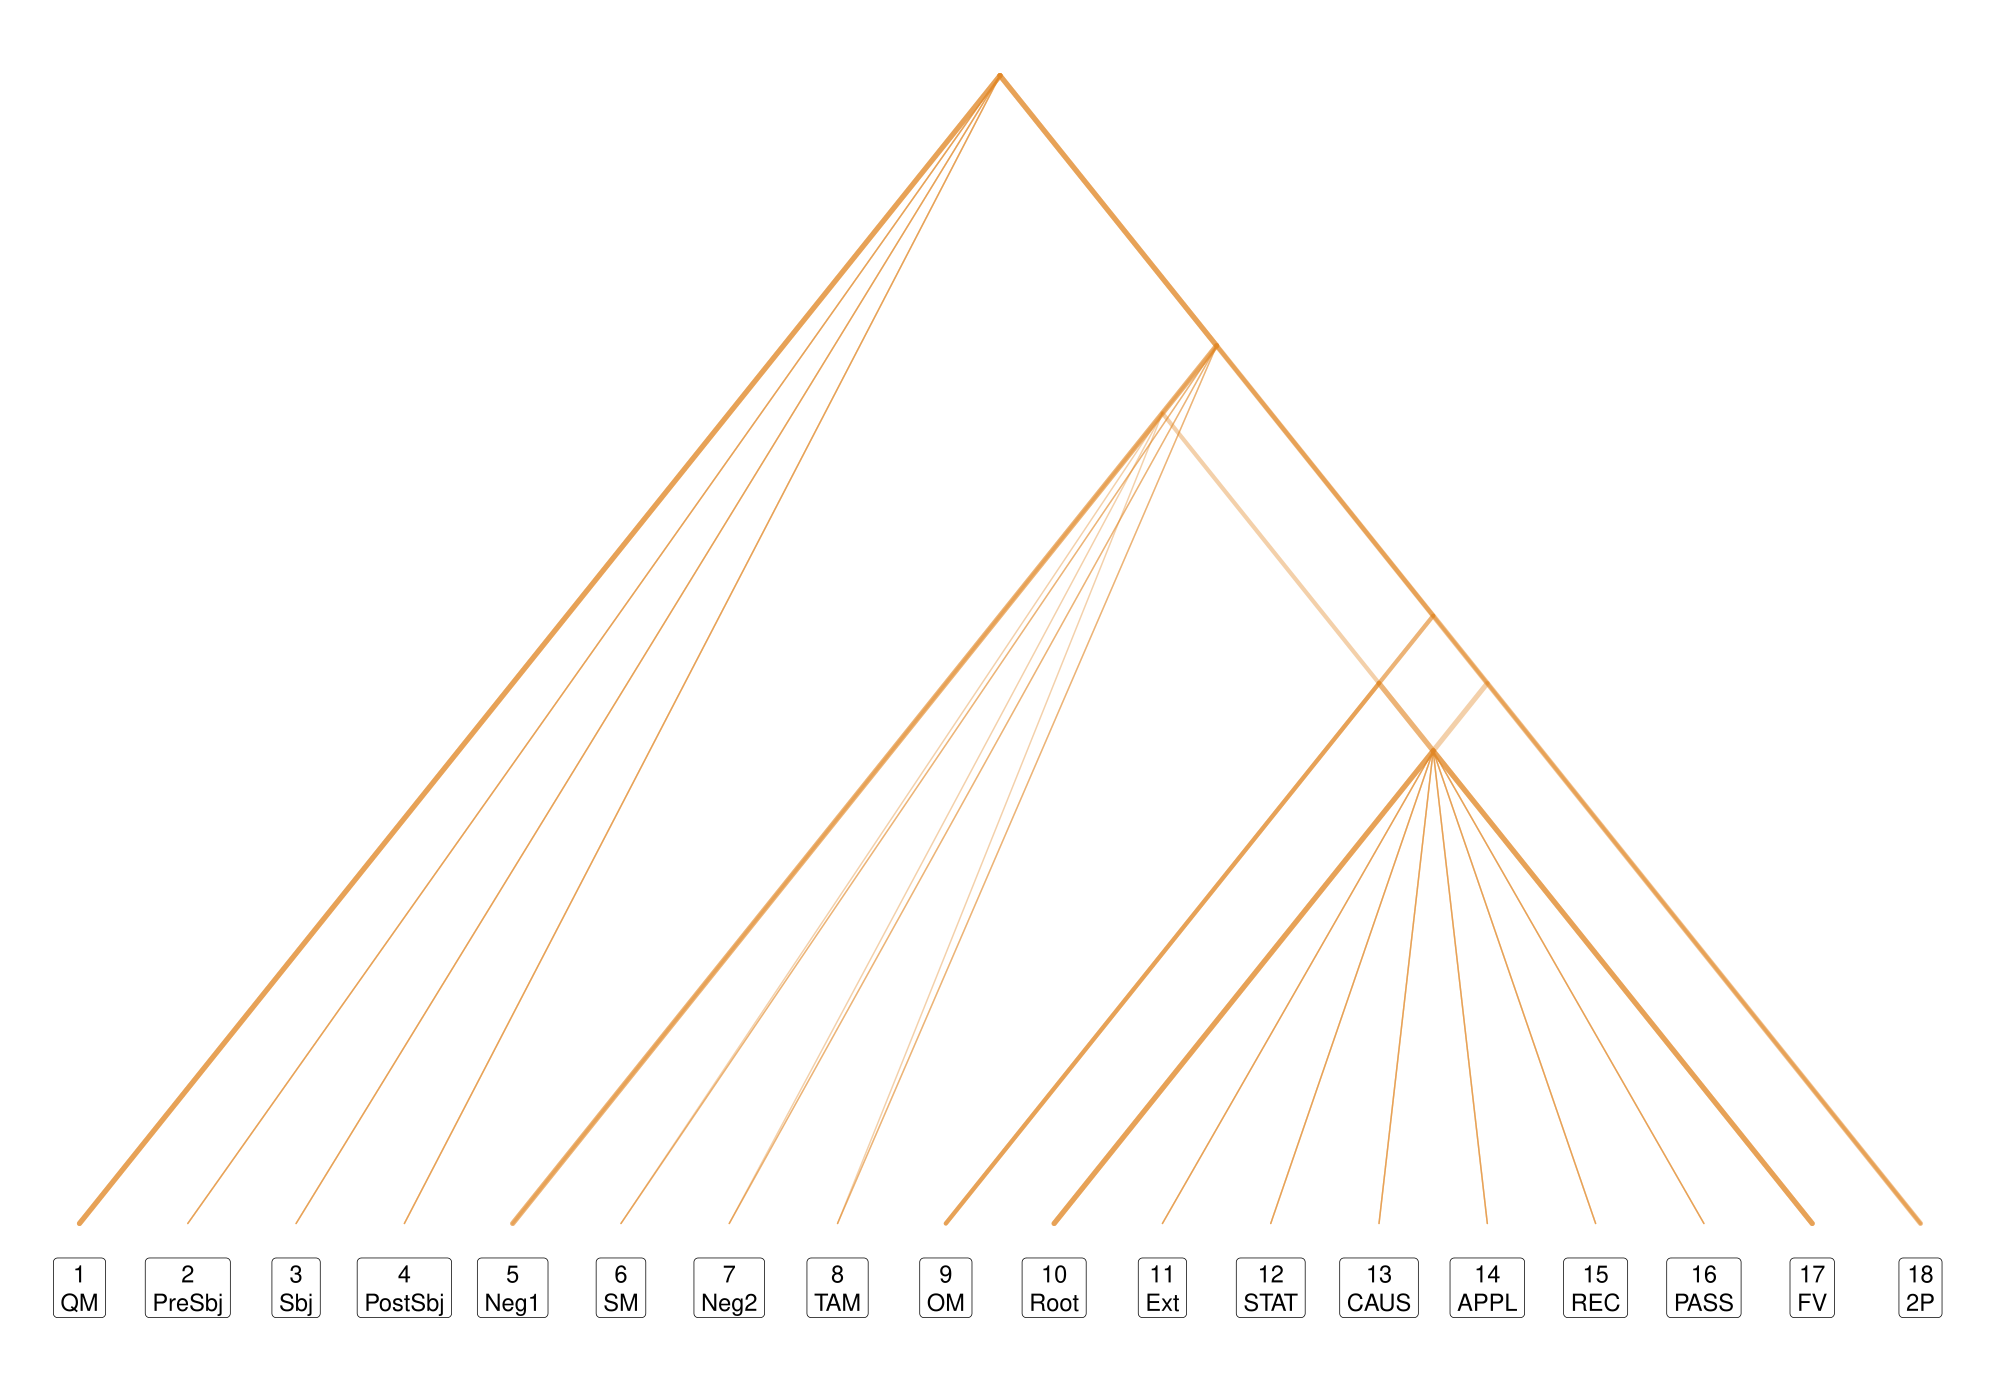

The script that saved this image:
library(ape)
library(ggplot2)
library(ggtree)
library(patchwork)

posLabel <- list("1" = "QM", "2" = "PreSbj", "3" = "Sbj", "4" = "PostSbj", "5" = "Neg1", "6" = "SM", "7" = "Neg2", "8" = "TAM", "9" = "OM", "10" = "Root", "11" = "Ext", "12" = "STAT", "13" = "CAUS", "14" = "APPL", "15" = "REC", "16" = "PASS", "17" = "FV", "18" = "2P", "19" = "Enc", "20" = "Obj1", "21" = "Obj2", "22" = "PostObj")

alphaval <- 0.784557 / 2

nyan1308_length_tree1 <- read.tree(text="(1,2,3,4,((5,6,7,8,(9,(10,11,12,13,14,15,16,17)10-17)9-17)5-17,18)5-18)1-18;")
nyan1308_length_tree1grouped <- groupOTU(nyan1308_length_tree1, list(a = c(1, 18), b = c(5, 18), c = c(5, 17), d = c(9, 17), e = c(10, 17)))
strengthMap1 <- c(0.5, 1.7321, 1.7321, 1.0, 1.4142, 1.7321)
nyan1308_length_treeplot1 <- ggtree(nyan1308_length_tree1grouped,
  aes(size=(strengthMap1[group])),
  layout="slanted", ladderize=FALSE,
  alpha=alphaval, color="#E18727") +
  layout_dendrogram() +
  geom_tiplab(geom="label", size=5, angle=0,
    offset=-1, hjust=0.5, vjust=0.35, alpha=0, colour=NA, fill=NA,
    lineheight=1) +
  theme(panel.background=element_blank(),
    plot.background=element_blank(),
    legend.position="none",
    plot.margin=margin(t=5, r=5, b=25, l=5, unit="pt")) +
  scale_size_identity()

nyan1308_length_tree2 <- read.tree(text="(1,2,3,4,(5,6,7,8,((9,(10,11,12,13,14,15,16,17)10-17)9-17,18)9-18)5-18)1-18;")
nyan1308_length_tree2grouped <- groupOTU(nyan1308_length_tree2, list(a = c(1, 18), b = c(5, 18), c = c(9, 18), d = c(9, 17), e = c(10, 17)))
strengthMap2 <- c(0.5, 1.7321, 1.7321, 1.4142, 1.4142, 1.7321)
nyan1308_length_treeplot2 <- ggtree(nyan1308_length_tree2grouped,
  aes(size=(strengthMap2[group])),
  layout="slanted", ladderize=FALSE,
  alpha=alphaval, color="#E18727") +
  layout_dendrogram() +
  geom_tiplab(geom="label", size=5, angle=0,
    offset=-1, hjust=0.5, vjust=0.35, alpha=0, colour=NA, fill=NA,
    lineheight=1) +
  theme(panel.background=element_blank(),
    plot.background=element_blank(),
    legend.position="none",
    plot.margin=margin(t=5, r=5, b=25, l=5, unit="pt")) +
  scale_size_identity()

nyan1308_length_tree3 <- read.tree(text="(1,2,3,4,(5,6,7,8,(9,((10,11,12,13,14,15,16,17)10-17,18)10-18)9-18)5-18)1-18;")
nyan1308_length_tree3grouped <- groupOTU(nyan1308_length_tree3, list(a = c(1, 18), b = c(5, 18), c = c(9, 18), d = c(10, 18), e = c(10, 17)))
strengthMap3 <- c(0.5, 1.7321, 1.7321, 1.4142, 1.0, 1.7321)
nyan1308_length_treeplot3 <- ggtree(nyan1308_length_tree3grouped,
  aes(size=(strengthMap3[group])),
  layout="slanted", ladderize=FALSE,
  alpha=alphaval, color="#E18727") +
  layout_dendrogram() +
  geom_tiplab(geom="label", size=5, angle=0,
    offset=-1, hjust=0.5, vjust=0.35, alpha=0, colour=NA, fill=NA,
    lineheight=1) +
  theme(panel.background=element_blank(),
    plot.background=element_blank(),
    legend.position="none",
    plot.margin=margin(t=5, r=5, b=25, l=5, unit="pt")) +
  scale_size_identity()

nyan1308_length_treeplot3 <- nyan1308_length_treeplot3 + geom_tiplab(geom="label", size=6, angle=0,
  offset=-1, hjust=0.5, vjust=0.35, alpha=1, label.size=0,
  aes(label=paste(label, posLabel[label], sep="\n")), lineheight=1)

treelayout <- c(
  area(t=1, l=1, b=5, r=1),
  area(t=1, l=1, b=5, r=1),
  area(t=1, l=1, b=5, r=1))

forest <- (
  nyan1308_length_treeplot1 +
  nyan1308_length_treeplot2 +
  nyan1308_length_treeplot3 +
  plot_layout(design=treelayout))
ggsave("/Users/jcgood/gitrepos/planars/NonCollaborative/results/nyan1308_length_laminar_forest.pdf", forest & theme(plot.background=element_rect(fill='white', color=NA)), width=20, height=14)
